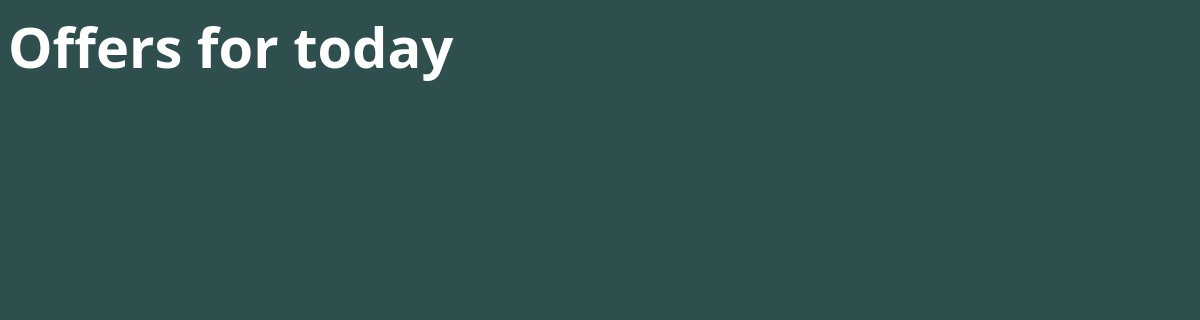
The app's page /, older data.
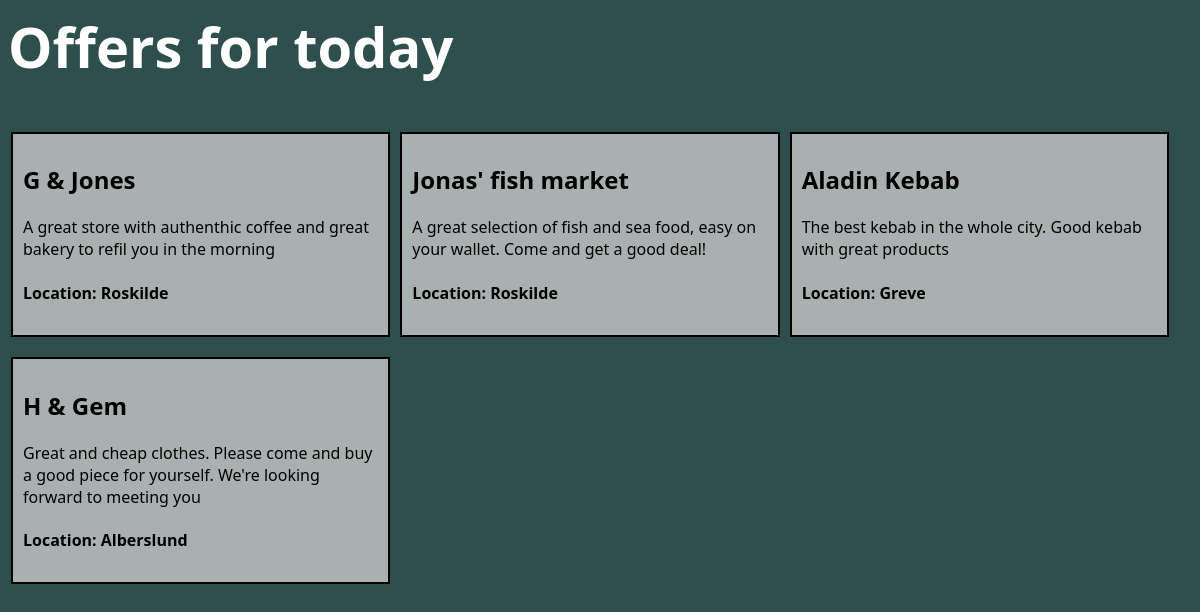
The same page, newer data.
### tut_app/models.py (models this page shows, shortened)
class Ads(models.Model):
    store_name = models.CharField(max_length=200)
    description = models.TextField(max_length=1000)
    location = models.CharField(max_length=500)
    num_limit = models.IntegerField()
    date_limit = models.DateField(default=date.today())

### tut_app/views.py (the view)
# urls.py: 2. Add a URL to urlpatterns:  path('', views.home, name='home')
def home(request, city=""):
    if city:
        items = Ads.all_for_loc(city)
    else:
        items = Ads.objects.all()
    return render(request, "home.html", {"ads": items, "loc": city})

### tut_app/templates/home.html (shortened to what this page needs)
<html>
    <head>
    </head>
    <body>
        <h1>Offers for today</h1>
        <div>
            {% for ad in ads %}
            <div class="offer">
                <h2>{{ad.store_name}}</h2>
                <p>{{ad.description}}</p>
                <h4>
                    <span><b>Location: </b>{{ad.location}}</span>
                    <br />
                </h4>
            </div>
            {% endfor %}
        </div>
    </body>
</html>

### tut_app/templates/home.html (style rules this page uses)
html { background-color: darkslategray; color: white; font-family: 'Segoe UI', Tahoma, Geneva, Verdana, sans-serif; }
h1 { font-size: 3.5em; }
.offer { display: inline-block; border: 2px solid black; max-width: 30%; color: black; padding: 10px; margin: 10px 3px; background-color: rgba(200, 200, 200, 0.8); }

Row changes from the older to the newer data that the page shows:
added Ads: store_name "G & Jones", description "A great store with authenthic coffee and great bakery to refil you in the morning", location "Roskilde"
added Ads: store_name "Jonas' fish market", description "A great selection of fish and sea food, easy on your wallet. Come and get a good deal!", location "Roskilde"
added Ads: store_name "Aladin Kebab", description "The best kebab in the whole city. Good kebab with great products", location "Greve"
added Ads: store_name "H & Gem", description "Great and cheap clothes. Please come and buy a good piece for yourself. We're looking forward to meeting you", location "Alberslund"
